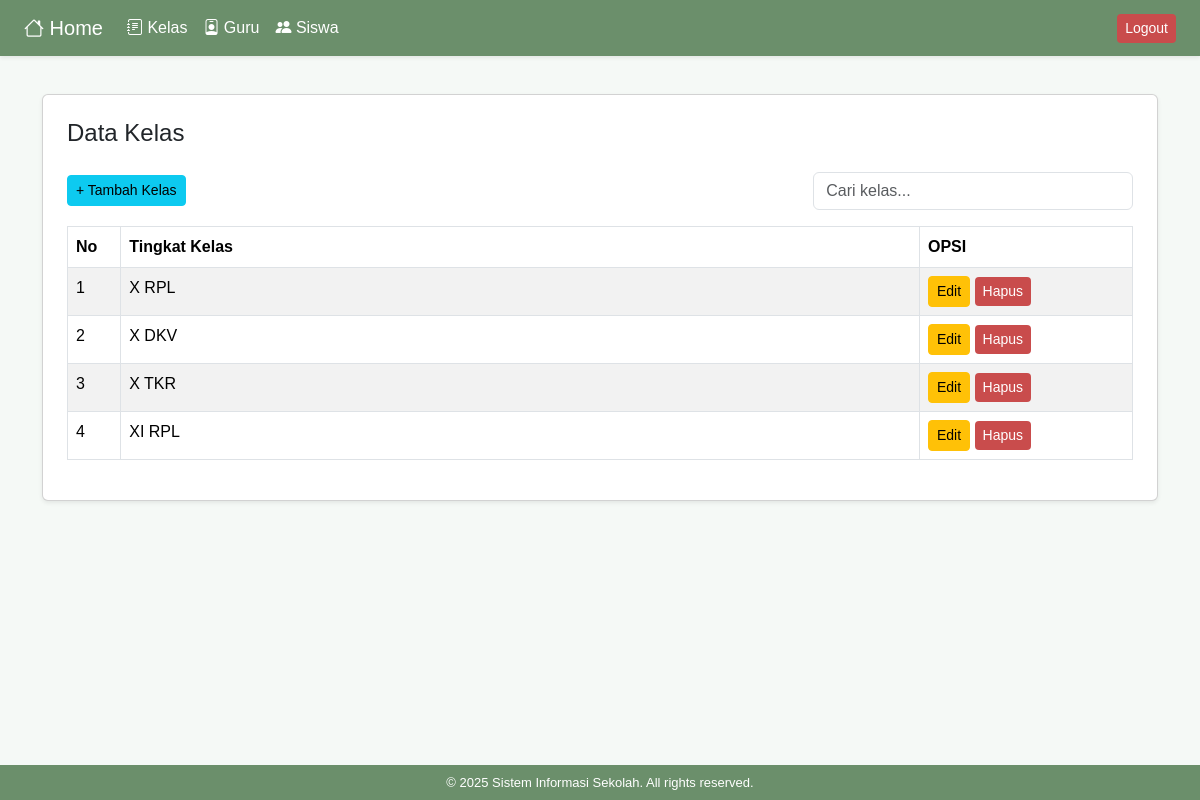
The app's page /kelas/index.php (signed in) with its own data.
### tables this page shows
CREATE TABLE `kelas` (
  `id_kelas` int(11) NOT NULL,
  `tingkat_kelas` varchar(11) DEFAULT NULL
);

### kelas/index.php (the view, shortened to what this page needs)
<?php include '../koneksi.php'; ?>
<?php include '../header.php'; ?>
<div class="container mt-4">
    <div class="card shadow-sm p-4 bg-white rounded">
        <h4 class="mb-4">Data Kelas</h4>
        <div class="d-flex justify-content-between align-items-center mb-3">
            <a href="tambah.php" class="btn btn-sm btn-info">+ Tambah Kelas</a>
            <input type="text" id="search" class="form-control" placeholder="Cari kelas..." style="width: 30%;">
        </div>
        <table class="table table-bordered table-striped">
            <thead>
                <tr>
                    <th width="5%">No</th>
                    <th>Tingkat Kelas</th>
                    <th width="20%">OPSI</th>
                </tr>
            </thead>
            <tbody id="kelas-data">
                <?php
                $result = mysqli_query($conn, "SELECT * FROM kelas");
                $no = 1;
                while ($row = mysqli_fetch_assoc($result)) {
                ?>
                <tr>
                    <td><?= $no++; ?></td>
                    <td><?= $row['tingkat_kelas']; ?></td>
                    <td>
                        <a href="edit.php?id=<?= $row['id_kelas']; ?>" class="btn btn-sm btn-warning">Edit</a>
                        <a href="hapus.php?id=<?= $row['id_kelas']; ?>" class="btn btn-sm btn-danger" onclick="return confirm('Hapus data ini?')">Hapus</a>
                    </td>
                </tr>
                <?php } ?>
            </tbody>
        </table>
    </div>
</div>
<?php include '../footer.php'; ?>

### header.php (style rules this page uses)
body { background: #F5F9F6; font-family: sans-serif; padding-top: 70px; }
.btn-danger { background: #C94C4C; color: #fff; border: none; }

### records on screen
kelas: tingkat_kelas "X RPL"
kelas: tingkat_kelas "X DKV"
kelas: tingkat_kelas "X TKR"
kelas: tingkat_kelas "XI RPL"
